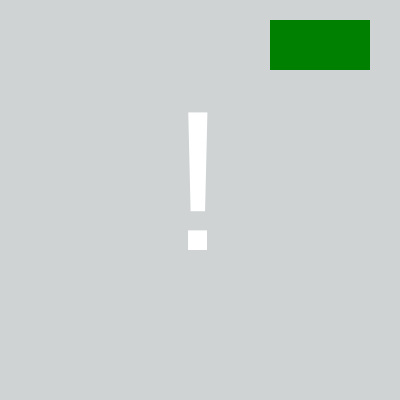
Frame 1 (no input)
Frame 60 (no input): identical to frame 1, image omitted
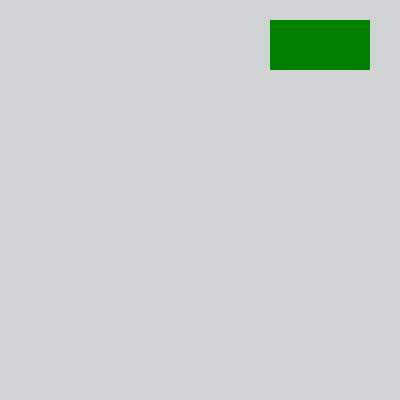
Frame 120 (the mouse pressed at the canvas centre since frame 60)

The p5.js sketch that drew these frames (run headless with seeded random() and noise() and a simulated clock; from frame 60 on, the mouse is pressed at the canvas centre):

// p5.js sketch
// ── sketch.js
/**
 * Adit Garg
 * IGME-101: HW1 DiceRolling, 9/14/18
 * Summarization of sketch activity
 */

"use strict"; //catch some common coding errors
var exclMark, diceButton, rollDice, ellipPositionX, rollDiceValue;
/**
 * setup : Initialization runs once; called automatically
 * The objectve of this program is allow the user to "roll a dice" by clicking the green button.
 */
function setup() {
    createCanvas(400, 400);
    colorMode(HSB, 360, 100, 100);
    background(195, 2, 83);
    noStroke();
    exclMark();
}

/**
 * draw : Periodically called automatically
 * Summarize code that you add
 */
function draw() {
    diceButton();
}

function exclMark() {
    textSize(200);
    fill(255);
    text("!", 170, 250);
}

function diceButton() {
    fill(120, 100, 50);
    rect(270, 20, 100, 50);
}

function mousePressed() {
    background(195, 2, 83);
    if ((mouseX >= 270) && (mouseY >= 20)) {
        rollDice();
    }
}

function rollDice() {
    rollDiceValue = random(1, 6);
    fill((random(0, 255)), 100, 100);
        let ellipPositionX=33;
        for (var i = 1; i < rollDiceValue; i++) {
            ellipse(ellipPositionX, 250, 40, 40);
            ellipPositionX= ellipPositionX + 60;
        }

    }
